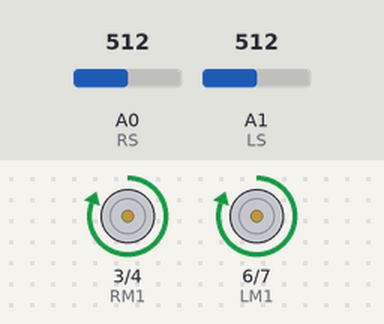
The sketch below on a simulated Arduino Uno, built with avr-gcc and run on an emulated ATmega328P. Shown: motor-driver pin pairs drawn as motors (green arrow = first pin HIGH = forward, orange = second pin HIGH = backward, longer = more drive). The inputs (shaded band) are chosen by the test bench; at power-on: A0 (RS) = 512, A1 (LS) = 512. What the sketch prints to the serial monitor is not drawn.

Above: at 1.2 s.
1.3 s: A0 (RS) set to 157
2.8 s: A0 (RS) set to 140
At 3.5 s:
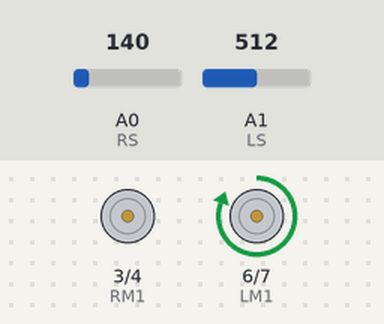
4.3 s: A1 (LS) set to 159
5.8 s: A1 (LS) set to 138
At 7.0 s:
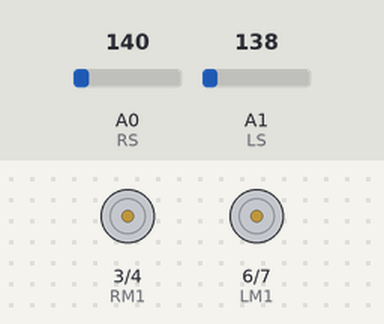
7.3 s: A0 (RS) set to 306
At 8.2 s:
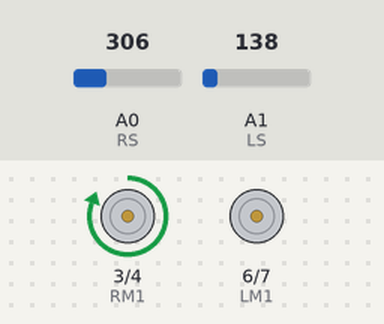
8.8 s: A0 (RS) set to 122
At 9.2 s:
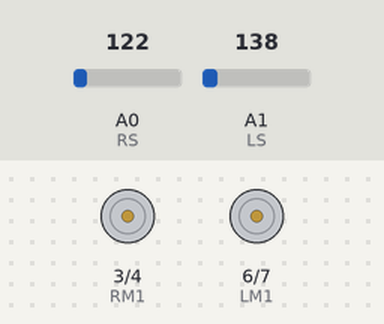
Timing chart, 0 to 11.3 s (numbered marks = the images above; inputs shaded):
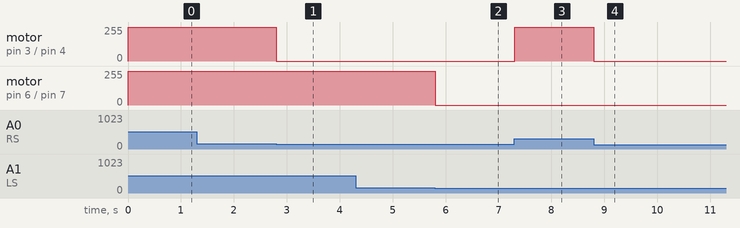

The sketch:

sketch_sep26a.ino
```cpp
#define LS A1      // left sensor
#define RS A0      // right sensor

/*-------definning Outputs------*/
#define LM1 6       // left motor
#define LM2 7       // left motor
#define RM1 3       // right motor
#define RM2 4       // right motor
int k=150;

void setup()
{
  pinMode(LS, INPUT);
  pinMode(RS, INPUT);
  pinMode(LM1, OUTPUT);
  pinMode(LM2, OUTPUT);
  pinMode(RM1, OUTPUT);
  pinMode(RM2, OUTPUT);
  Serial.begin(9600);
}

void loop()
{
  if(analogRead(LS)>k && analogRead(RS)>k)     // Move Forward
  {
    digitalWrite(LM1, HIGH);
    digitalWrite(LM2, LOW);
    digitalWrite(RM1, HIGH);
    digitalWrite(RM2, LOW);
  }

  if(!(analogRead(LS)>k) && analogRead(RS)>k)     // Turn right
  {
    digitalWrite(LM1, LOW);
    digitalWrite(LM2, LOW);
    digitalWrite(RM1, HIGH);
    digitalWrite(RM2, LOW);
  }

  if(analogRead(LS)>k && !(analogRead(RS)>k))     // turn left
  {
    digitalWrite(LM1, HIGH);
    digitalWrite(LM2, LOW);
    digitalWrite(RM1, LOW);
    digitalWrite(RM2, LOW);
  }

  if(!(analogRead(LS)>k) && !(analogRead(RS)>k))     // stop
  {
    digitalWrite(LM1, LOW);
    digitalWrite(LM2, LOW);
    digitalWrite(RM1, LOW);
    digitalWrite(RM2, LOW);
  }
  Serial.println(LS);
  Serial.println(RS);

}
```

Measured:
- the behaviour switches between 151 and 150 on A0 (RS) (found by bisection; images 0 and 1)
- the behaviour switches between 151 and 150 on A1 (LS) (found by bisection; images 1 and 2)
- after the input at 2.8 s, motor on pin 3 (RM1) / pin 4 (RM2): forward 255/255 → stopped at once
- after the input at 5.8 s, motor on pin 6 (LM1) / pin 7 (LM2): forward 255/255 → stopped at once
- after the input at 7.3 s, motor on pin 3 (RM1) / pin 4 (RM2): stopped → forward 255/255 at once
- after the input at 8.8 s, motor on pin 3 (RM1) / pin 4 (RM2): forward 255/255 → stopped at once
